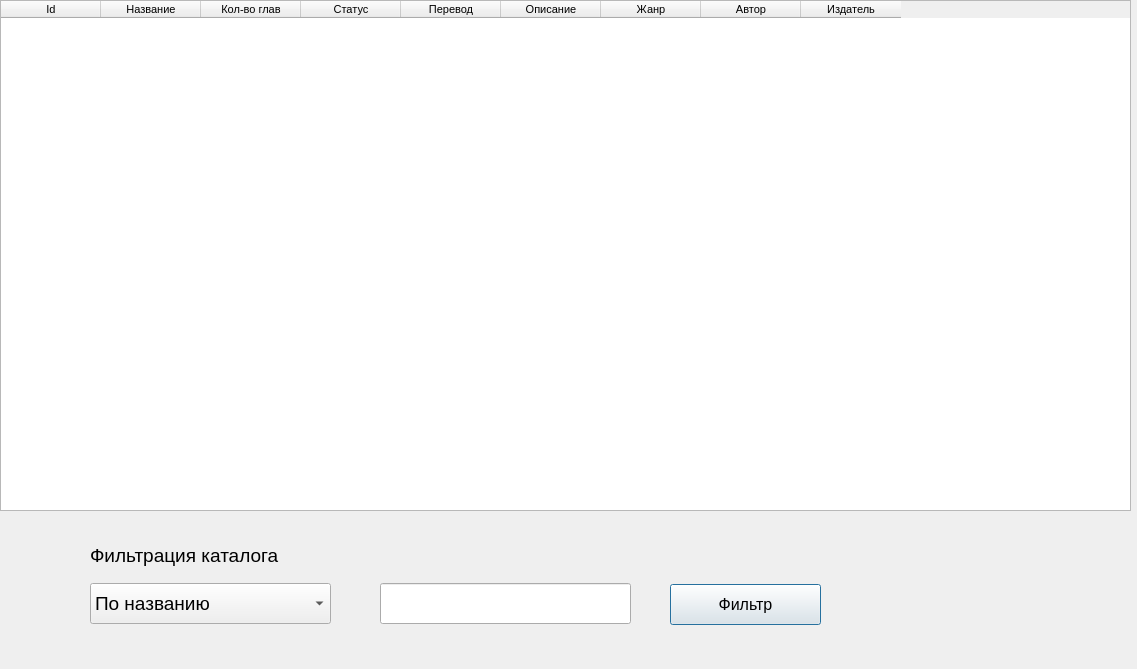
<?xml version="1.0" encoding="UTF-8"?>
<ui version="4.0">
 <class>Catalog</class>
 <widget class="QDialog" name="Catalog">
  <property name="geometry">
   <rect>
    <x>0</x>
    <y>0</y>
    <width>1137</width>
    <height>669</height>
   </rect>
  </property>
  <property name="font">
   <font>
    <pointsize>8</pointsize>
   </font>
  </property>
  <property name="windowTitle">
   <string>Каталог</string>
  </property>
  <widget class="QTableWidget" name="catalogForm">
   <property name="geometry">
    <rect>
     <x>0</x>
     <y>0</y>
     <width>1131</width>
     <height>511</height>
    </rect>
   </property>
   <column>
    <property name="text">
     <string>Id</string>
    </property>
   </column>
   <column>
    <property name="text">
     <string>Название</string>
    </property>
   </column>
   <column>
    <property name="text">
     <string>Кол-во глав</string>
    </property>
   </column>
   <column>
    <property name="text">
     <string>Статус</string>
    </property>
   </column>
   <column>
    <property name="text">
     <string>Перевод</string>
    </property>
   </column>
   <column>
    <property name="text">
     <string>Описание</string>
    </property>
   </column>
   <column>
    <property name="text">
     <string>Жанр</string>
    </property>
   </column>
   <column>
    <property name="text">
     <string>Автор</string>
    </property>
   </column>
   <column>
    <property name="text">
     <string>Издатель</string>
    </property>
   </column>
  </widget>
  <widget class="QLabel" name="label">
   <property name="geometry">
    <rect>
     <x>90</x>
     <y>540</y>
     <width>241</width>
     <height>31</height>
    </rect>
   </property>
   <property name="font">
    <font>
     <pointsize>14</pointsize>
    </font>
   </property>
   <property name="text">
    <string>Фильтрация каталога</string>
   </property>
  </widget>
  <widget class="QPushButton" name="use_filtr">
   <property name="geometry">
    <rect>
     <x>670</x>
     <y>584</y>
     <width>151</width>
     <height>41</height>
    </rect>
   </property>
   <property name="font">
    <font>
     <pointsize>12</pointsize>
    </font>
   </property>
   <property name="text">
    <string>Фильтр</string>
   </property>
  </widget>
  <widget class="QLineEdit" name="filtr">
   <property name="geometry">
    <rect>
     <x>380</x>
     <y>583</y>
     <width>251</width>
     <height>41</height>
    </rect>
   </property>
   <property name="font">
    <font>
     <pointsize>14</pointsize>
    </font>
   </property>
  </widget>
  <widget class="QComboBox" name="comboBox">
   <property name="geometry">
    <rect>
     <x>90</x>
     <y>583</y>
     <width>241</width>
     <height>41</height>
    </rect>
   </property>
   <property name="font">
    <font>
     <pointsize>14</pointsize>
    </font>
   </property>
   <item>
    <property name="text">
     <string>По названию</string>
    </property>
   </item>
   <item>
    <property name="text">
     <string>По жанру</string>
    </property>
   </item>
   <item>
    <property name="text">
     <string>По автору</string>
    </property>
   </item>
   <item>
    <property name="text">
     <string>По издателю</string>
    </property>
   </item>
  </widget>
 </widget>
 <resources/>
 <connections/>
</ui>
